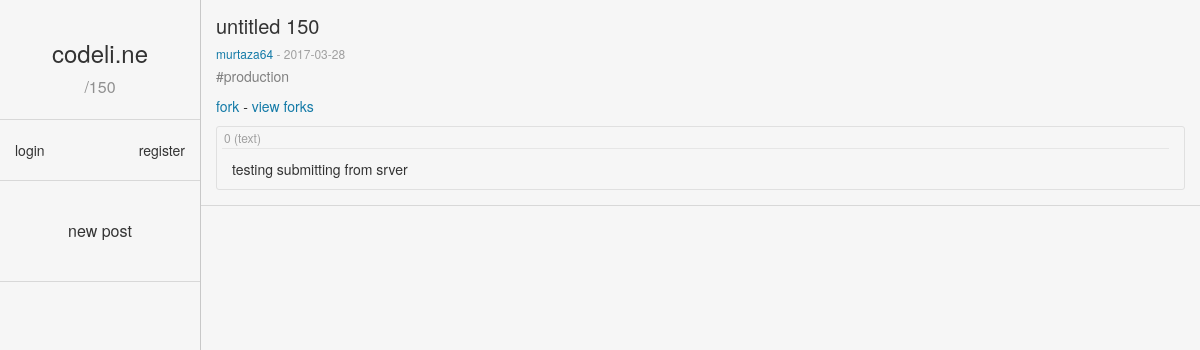
The app's page /150 with its own data.
### timeline/models.py (models this page shows, shortened)
class Post(models.Model):
    title = models.CharField(max_length=140)
    body = models.TextField()
    date = models.DateTimeField()
    last_updated = models.DateTimeField()
    edited = models.BooleanField(default=False)
    author = models.ForeignKey(User, default=1, on_delete=models.SET_NULL, null=True)
    parent = models.ForeignKey('Post', null=True, on_delete=models.SET_NULL)
    tags = models.ManyToManyField('Tag')
    private = models.BooleanField(default=False)

class Tag(models.Model):
    name = models.CharField(max_length = 140)
    lang = models.BooleanField(default = 0)
    def __str__(self):
        return self.name

### timeline/views.py (the view)
# urls.py: url(r'^(?P<pk>\d+)/?$', views.SinglePostView.as_view(), name='post'),
class SinglePostView(JSONPostViewMixin, DetailView):
    template_name = 'timeline/post_view.html'
    model = Post
    def get_context_data(self, **kwargs):
        context = super(SinglePostView, self).get_context_data(**kwargs)
        context['post'] = assemble_post(context['object'], self.request)
        context['object_list'] = [context['object']]
        context['subtitle'] = '/' + str(context['post']['id'])
        context['title'] = '{} | codeli.ne'.format(context['post']['title'])
        return context

### timeline/views.py (called while the page is built)
    def render_to_response(self, context, **response_kwargs):
        if self.request.GET.get('format') == 'json':
            return JsonResponse(
                dict(data=self.get_data(context)),
                **response_kwargs,
            )
        else:
            return super(JSONPostViewMixin, self).render_to_response(context, **response_kwargs)

### timeline/templates/timeline/post_view.html (shortened to what this page needs)
{% extends "timeline/header.html" %}
{% block lefttitle %}
  {% include 'timeline/includes/lefttitle.html' %}
{% endblock %}
{% block login %}
  {% include 'timeline/includes/login.html' %}
{% endblock %}
{% block sidebarlinks %}
  {% include 'timeline/includes/sidebarlinks.html' %}
{% endblock %}
{% block content %}
  {% include 'timeline/includes/post.html' %}
{% endblock %}

### timeline/templates/timeline/includes/post.html (shortened to what this page needs)
<div class="post">
  <p class="posttitle">
    <a class="title" href="/{{post.id}}">{{post.title}}</a>
  </p>
  <p class="postdate">
    {% if post.author %}
    <a href="/user/{{post.author}}/">{{post.author}}</a> -
    {% endif %}
    {{post.date|date:'Y-m-d'}}
  </p>
  <p class="posttags">
    {% for tag in post.tags %}
    <a class="taglink{% if tag.lang %} lang{% endif %}" href="/tag/{{tag}}">#{{tag}}</a>
    {% endfor %}
  </p>
  <p>
  <a href='/fork/{{post.id}}'>fork</a>
  -
  <a href='/{{post.id}}/forks'>view forks</a>
  </p>
  {% for i, cell in post.body %}
      {% if cell.type == 2 %}
          <pre class="codecell"><div class="cellindex code">{{i}}{% if cell.lang %} ({{cell.lang}}){% endif %}{% if cell.title %} - {{cell.title}}{% endif %}</div><code class = "{{cell.lang}}">{{cell.content}}</code></pre>
      {% else %}
        <div class="container-fluid cell text">
          <div class="cellindex">
              {{i}} ({% if cell.type == 0 %}text{% else %}markdown{% endif %}){% if cell.title %} - {{cell.title}}{% endif %}
          </div>
          <p>
              {{cell.content|safe}}
          </p>
        </div>
      {% endif %}
  {% endfor %}
</div>
<hr style='margin:15px -15px'>

### timeline/static/timeline/post_styles.css (style rules this page uses)
.container-fluid.cell { border:1px solid #e0e0e0; border-radius:3px; margin-bottom:10px; }
.container-fluid.cell.text p { margin-top: 10px; }
.cellindex { padding:2px; margin-left:-10px; color:#a0a0a0; font-size:12px; border-bottom:1px solid #e6e6e6; font-family:"Helvetica Neue",Helvetica,Arial,sans-serif; }
.postdate { color: #a0a0a0; margin-bottom: 4px; }
.posttags { color: #808080; }
a.taglink { color: inherit; }
p.postdate { font-size:12px; }
.posttitle { font-size:20px; margin-top:12px; margin-bottom:4px; }

### timeline/static/timeline/styles.css (style rules this page uses)
a.title { color: inherit; }
a { color: #137aa7 }
hr { border-color: #d8d8d8; }

### timeline/templates/timeline/header.html (style rules this page uses)
html, body { height:100% }

### records on screen
Post: title "untitled 150", date "2017-03-28"
Tag: name "production"

### other values on screen
{{ subtitle }} "/150"
{{ post.author }} "murtaza64"
{{ i }} "0"
{{ cell.content|safe }} "testing submitting from srver"
